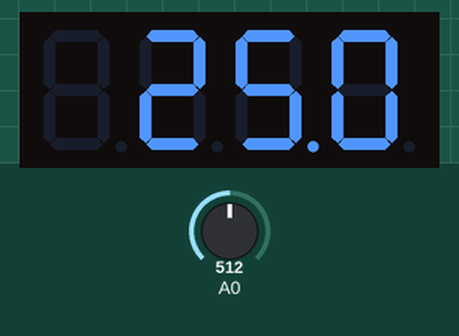
This sketch was run on a simulated Arduino Uno, built with avr-gcc and run on an emulated ATmega328P. On the bench: 4-digit seven-segment display. Inputs (shaded band) come from the test bench; at power-on: A0 = 512.

Above: at 1.2 s.
1.3 s: A0 set to 716
At 2.3 s:
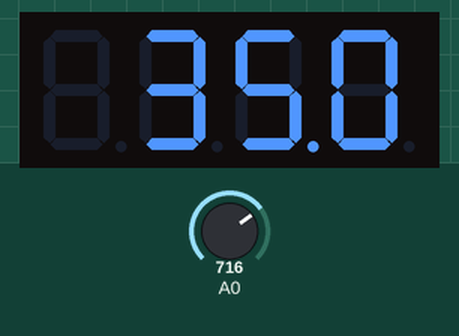
2.8 s: A0 set to 900
At 3.4 s:
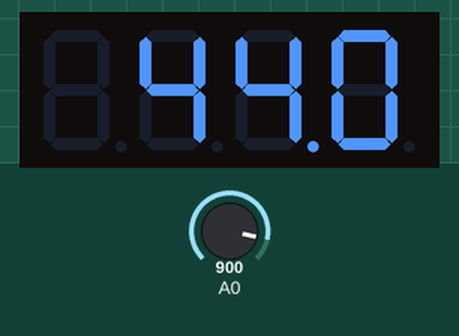
4.3 s: A0 set to 1023
At 5.7 s:
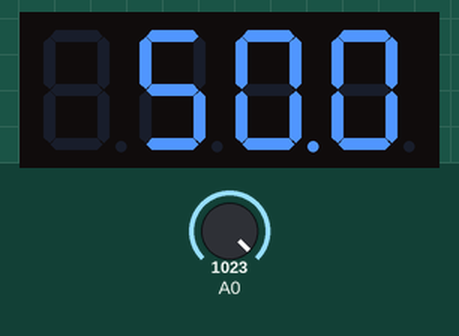
Timing chart, 0 to 7.3 s (numbered marks = the images above; inputs shaded):
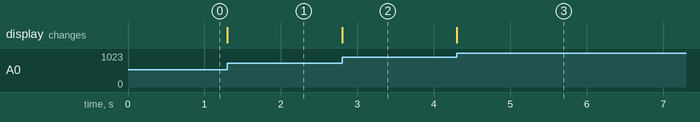

The sketch:

Electronica-Prueba_Display.ino
```cpp
#include "SevSeg.h"
SevSeg sevseg;
float lectura = 0.0;
float valor = 0.0;
void setup() {
  byte numDigits = 4;
    byte digitPins[] = {2, 3, 4, 5};
    byte segmentPins[] = {6, 7, 8, 9, 10, 11, 12, 13};
    bool resistorsOnSegments = 0;
    // variable above indicates that 4 resistors were placed on the digit pins.
    // set variable to 1 if you want to use 8 resistors on the segment pins.
    sevseg.begin(COMMON_CATHODE, numDigits, digitPins, segmentPins, resistorsOnSegments, false, false, false);
    sevseg.setBrightness(80);
    pinMode(A0, INPUT);
}

void loop() {
  lectura = analogRead(A0);
  valor = lectura*5/102.3;
  if (valor<=0.9){
    valor = 0;
  }
  sevseg.setNumber(valor, 1);
  sevseg.refreshDisplay(); // Must run repeatedly

}
```

Measured:
- after the input at 1.3 s, the display: changes at once (image 1)
- after the input at 2.8 s, the display: changes at once (image 2)
- after the input at 4.3 s, the display: changes at once (image 3)
